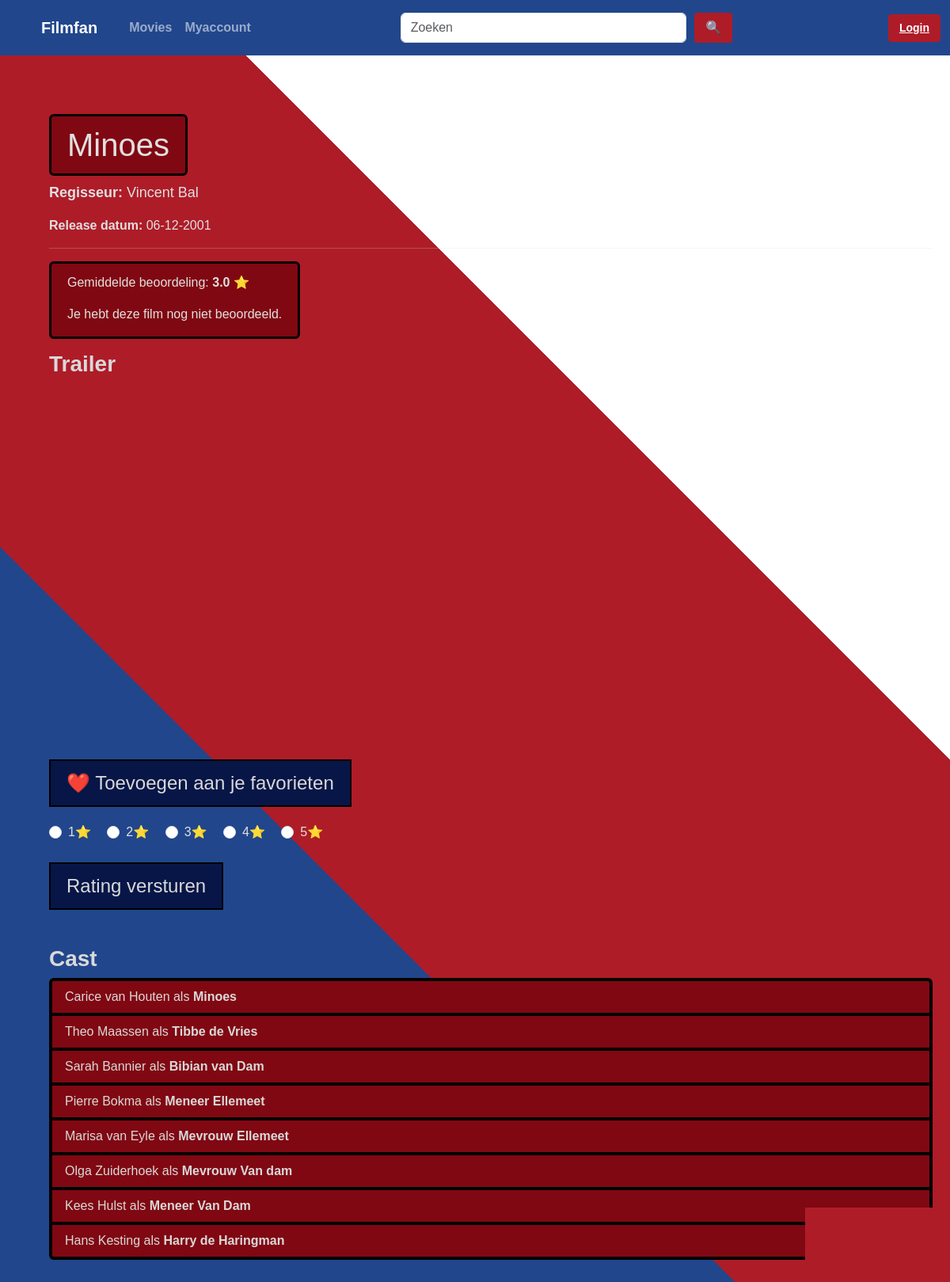
/film/4, run on the app's committed database.
### app/models.py (models this page shows, shortened)
class Film(db.Model):
    id: Mapped[int] = mapped_column(primary_key=True)
    title: Mapped[str] = mapped_column(Text)
    regisseur_id: Mapped[int] = mapped_column(ForeignKey("regisseur.id"))
    release_datum: Mapped[date] = mapped_column(Date, nullable=False)
    trailer_url: Mapped[str] = mapped_column(Text, nullable=False)
    regisseur = relationship("Regisseur", back_populates="films")
    rollen = relationship("Rol", back_populates="film")
    favorite_links = relationship("Favorite", back_populates="film")
    ratings = relationship("Rating", back_populates="film")

class Regisseur(db.Model):
    id: Mapped[int] = mapped_column(primary_key=True)
    voornaam: Mapped[str] = mapped_column(Text)
    achternaam: Mapped[str] = mapped_column(Text)
    films = relationship("Film", back_populates="regisseur")

class Rol(db.Model):
    id: Mapped[int] = mapped_column(primary_key=True)
    acteur_id: Mapped[int] = mapped_column(ForeignKey("acteur.id"))
    film_id: Mapped[int] = mapped_column(ForeignKey("film.id"))
    personage: Mapped[str] = mapped_column(Text)
    acteur = relationship("Acteur", back_populates="rollen")
    film = relationship("Film", back_populates="rollen")

class Acteur(db.Model):
    id: Mapped[int] = mapped_column(primary_key=True)
    voornaam: Mapped[str] = mapped_column(Text)
    achternaam: Mapped[str] = mapped_column(Text)
    rollen = relationship("Rol", back_populates="acteur")

### app/views/films.py (the view)
@bp.route("/<int:film_id>")
def film_pagina(film_id):
    film = Film.query.get_or_404(film_id)
    regisseur = Regisseur.query.get(film.regisseur_id)
    rollen = Rol.query.filter_by(film_id=film_id).all()
    rollen_met_acteurs = []
    for rol in rollen:
        acteur = Acteur.query.get(rol.acteur_id)
        rollen_met_acteurs.append({
            "personage": rol.personage,
            "acteur": acteur
        })
    query_avg = db.select(db.func.avg(Rating.value)).where(Rating.film_id == film_id)
    avg_result = db.session.execute(query_avg).scalar()
    average_rating = round(avg_result, 1) if avg_result else None
    user_id = session.get("user_id")
    query_user = db.select(Rating.value).where(Rating.film_id == film_id).where(Rating.user_id == user_id)
    user_rating = db.session.execute(query_user).scalar_one_or_none()
    return render_template(
        "film.html",
        film=film,
        regisseur=regisseur,
        rollen=rollen_met_acteurs,
        average_rating=average_rating,
        user_rating=user_rating
    )

### app/templates/film.html (shortened to what this page needs)
{% extends "template.html" %}
{% block stylesheet %}
<link rel="stylesheet" href="{{ url_for ('static', filename='css/template.css') }}">
<link rel="stylesheet" href="{{ url_for('static', filename='css/film.css') }}">
{% endblock %}
{% block content %}
<div class="container mt-4">
    <h1 class="jumbotron">{{ film.title}}</h1>
    <p class="film-info">
        <strong>Regisseur:</strong>
        {{ regisseur.voornaam }} {{ regisseur.achternaam }}
    </p>
    <p>
        <strong>Release datum:</strong>
        {{ film.release_datum.strftime("%d-%m-%Y") }}
    </p>
    <hr>
    <div class="jumbotron" id = "padding-lowered">
        {% if average_rating %}
        <p>Gemiddelde beoordeling: <strong>{{ average_rating }}</strong> ⭐</p>
        {% else %}
        <p>Deze film heeft nog geen beoordelingen.</p>
        {% endif %}
        {% if user_rating %}
        <p>Jouw beoordeling: <strong>{{ user_rating }}</strong> ⭐</p>
        {% else %}
        <p>Je hebt deze film nog niet beoordeeld.</p>
        {% endif %}
    </div>
    <h3> <strong>Trailer</strong> </h3>
    <div style="max-width: 800px;">
        <div class="ratio ratio-16x9 mb-4">
            <iframe src="https://www.youtube.com/embed/{{ film.trailer_url }}" allowfullscreen>
            </iframe>
        </div>
    </div>
    <form action="/favorite/{{ film.id }}" method="POST">
        <button type="submit" class="favorite-btn">
            ❤️ Toevoegen aan je favorieten
        </button>
    </form>
    <div class="review-rating">
        <form action="/review/{{ film.id }}" method="POST">
            <div class="form-check form-check-inline">
                <input class="form-check-input" type="radio" name="rating" id="star1" value="1">
                <label class="form-check-label" for="star1">1⭐</label>
            </div>
            <div class="form-check form-check-inline">
                <input class="form-check-input" type="radio" name="rating" id="star2" value="2">
                <label class="form-check-label" for="star2">2⭐</label>
            </div>
            <div class="form-check form-check-inline">
                <input class="form-check-input" type="radio" name="rating" id="star3" value="3">
                <label class="form-check-label" for="star3">3⭐</label>
            </div>
            <div class="form-check form-check-inline">
                <input class="form-check-input" type="radio" name="rating" id="star4" value="4">
                <label class="form-check-label" for="star4">4⭐</label>
            </div>
            <div class="form-check form-check-inline">
                <input class="form-check-input" type="radio" name="rating" id="star5" value="5">
                <label class="form-check-label" for="star5">5⭐</label>
            </div>
            <br>
            <br>
            <button type="submit" class="send-btn"> Rating versturen </button>
        </form>
    </div>
    <h3 class="cast-titel">Cast</h3>
    <ul class="list-group">
        {% for rol in rollen %}
        <li class="list-group-item">
            {{ rol.acteur.voornaam }} {{ rol.acteur.achternaam }}
            als <strong>{{ rol.personage }}</strong>
        </li>
        {% endfor %}
    </ul>
</div>
{% endblock %}

### app/static/css/template.css (style rules this page uses)
body { background: linear-gradient(45deg, #21468C 33%, #AE1C28 33%, #AE1C28 66%, #FFFFFF 66%); color: #E0E0E0; font-family: Arial, sans-serif; background-size: cover; background-position: center center; background-attachment: fixed; min-height: 100vh; }
.list-group-item { background-color: #800812; color: #d9d9d9; border-color: #000000; border-width: 4px; }
.jumbotron { background-color: #800812; padding: 12px 20px; display: inline-block; border-radius: 6px; border: 3px solid #000000; }

### app/static/css/film.css (style rules this page uses)
h3 { color: #d9d9d9; }
.cast-titel { color: #d9d9d9; font-weight: bold; margin-top: 25px; }
.film-info { font-size: 18px; }
.favorite-btn { background-color: #071647; cursor: pointer; color: #d9d9d9; font-size: 24px; border: 2px solid black; padding: 10px 20px; margin-bottom: 20px; }
.send-btn { background-color: #071647; cursor: pointer; color: #d9d9d9; font-size: 24px; border: 2px solid black; padding: 10px 20px; margin-bottom: 20px; }
#padding-lowered { padding-bottom: 0px; margin-bottom: 15px }
.list-group { padding-bottom:30px; }

### data on the page
Film: title "Minoes", release_datum "06-12-2001"
Regisseur: voornaam "Vincent", achternaam "Bal"
Rol: acteur.voornaam "Carice", acteur.achternaam "van Houten", personage "Minoes"
Rol: acteur.voornaam "Theo", acteur.achternaam "Maassen", personage "Tibbe de Vries"
Rol: acteur.voornaam "Sarah", acteur.achternaam "Bannier", personage "Bibian van Dam"
Rol: acteur.voornaam "Pierre", acteur.achternaam "Bokma", personage "Meneer Ellemeet"
Rol: acteur.voornaam "Marisa", acteur.achternaam "van Eyle", personage "Mevrouw Ellemeet"
Rol: acteur.voornaam "Olga", acteur.achternaam "Zuiderhoek", personage "Mevrouw Van dam"
Rol: acteur.voornaam "Kees", acteur.achternaam "Hulst", personage "Meneer Van Dam"
Rol: acteur.voornaam "Hans", acteur.achternaam "Kesting", personage "Harry de Haringman"

### other printed values
{{ average_rating }} "3.0"
